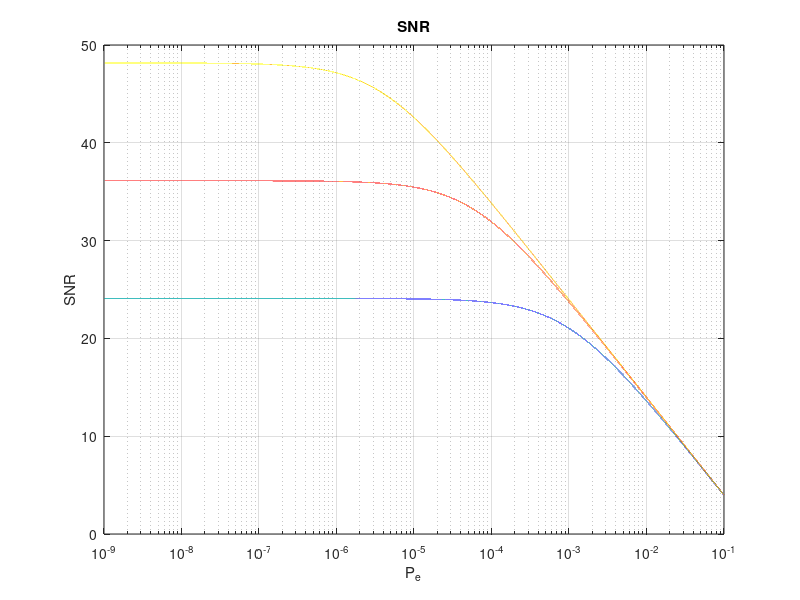
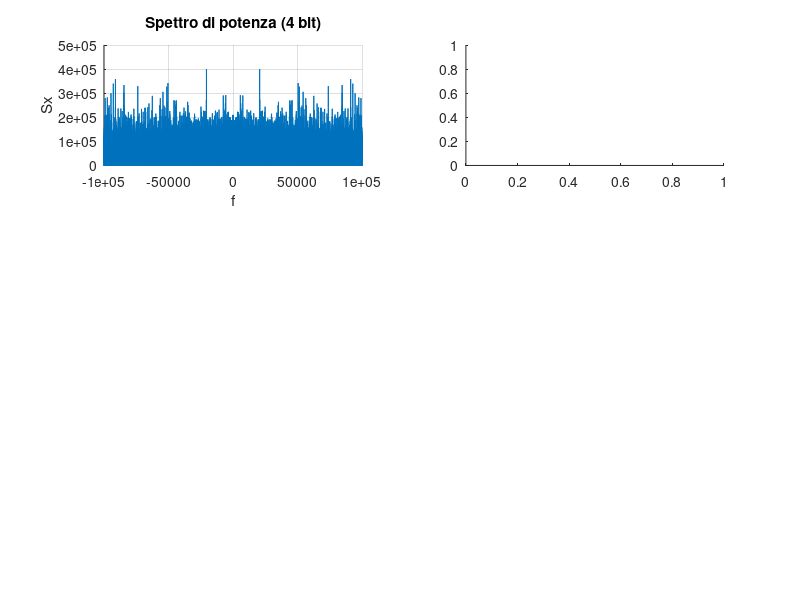

Here is the MATLAB script that generated these plots, in order: (Note: this script raises an error after producing the figures.)
clear all

% Calcolo grafico SMR

nbit = [4 6 8];
pe = logspace(-9,-1,1e5);

figure(1);

for i = 1:length(nbit)
    M = 2^nbit(i);
    SNR = M^2./(1+4*(M^2-1)*pe);
    semilogx(pe,10*log10(SNR));
    grid on;
    hold on;
end

title('SNR')
xlabel('P_e')
ylabel('SNR')

% Definizione segnale tramite rand

V = 1; % Ampiezza massima del segnale (da -V a +V)
fc = 10e4 % Frequenza di campionamento (scelta arbitraria)
Tc = 1/fc % Tempo di campionamento
samples = 1e5; % Numero di campioni del segnale (arbitrario)
t = (0:1:samples-1)*Tc; % Valori asse dei tempi dei campioni del segnale
sig = rand(1,samples); % Generazione del segnale
sig = (sig-0.5)*2*V; % Normalizzazione del segnale (media nulla e varianza pari a V)

% Quantizzazione e analisi del segnale

for i = 1:length(nbit)
    
    % Definizione partizioni quantizzazione
    
    M = 2^nbit(i); % Numero intervalli di quantizzazione
    DV = 2*V/M; % Passo di quantizzazione
    partition = -V+DV:DV:V-DV; % Partizione asse delle ampiezze
    codebook = -V+DV/2:DV:V-DV/2; % Valori quantizzati
    
    % Quantizzazione
    [index, quants] = quantiz(sig,partition,codebook);
    
    % Codifica
    words = de2bi(index, nbit(i));
    
    figure(2)
    
    % Spettro di potenza
    psd = abs(fft(quants)).^2;
    f = (linspace(-1,1,samples))*fc % Valori trasformata asse delle frequenze
    
    subplot(3,2,2*(i-1)+1)
    hold on
    grid on
    plot(f, fftshift(psd))
    xlabel('f')
    ylabel('Sx')
    line = ['Spettro di potenza (', num2str(nbit(i)),' bit)'];
    title(line)
    
    % Densità di probabilità
    subplot(3,2,2*(i-1)+2)
    hold on
    histogram(quants, M)
    line = ['Densità di probabilità (', num2str(nbit(i)), ' bit)'];
    title(line)
end

